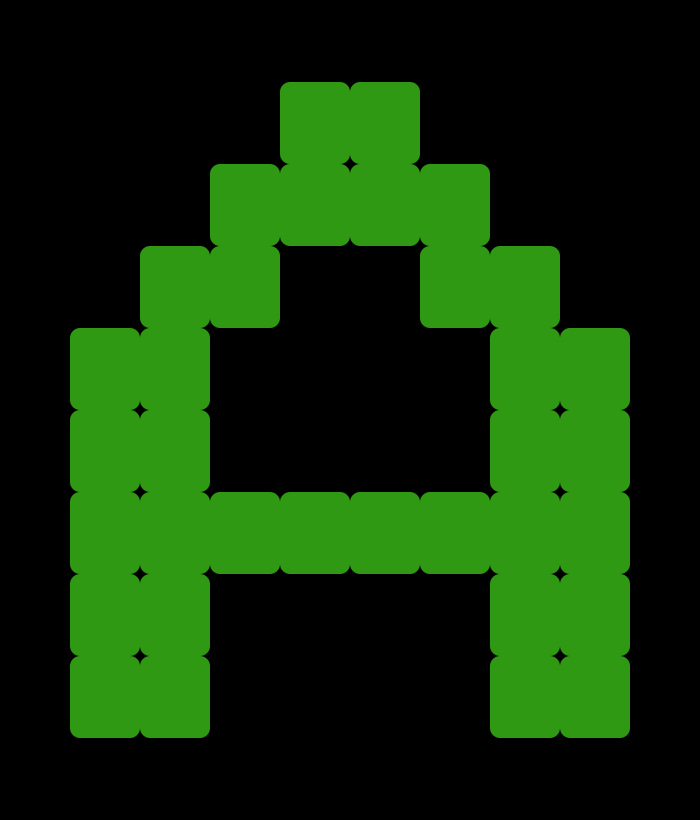

Rendered tile map (Tiled .tmx) drawn with the repository's tilesets; below, a short description and the map source with its tile grids summarised:
An orthogonal 10x10 tile map with 70x82 px tiles, 1 tile layer (base).

<map version="1.0" orientation="orthogonal" renderorder="right-down" width="10" height="10" tilewidth="70" tileheight="82" nextobjectid="1">
 <tileset firstgid="1" source="tiledsets.tsx" />
 <layer name="base" width="10" height="10">
  <data>[100 cells, 34 non-empty, 1 distinct tile ids]</data>
 </layer>
</map>